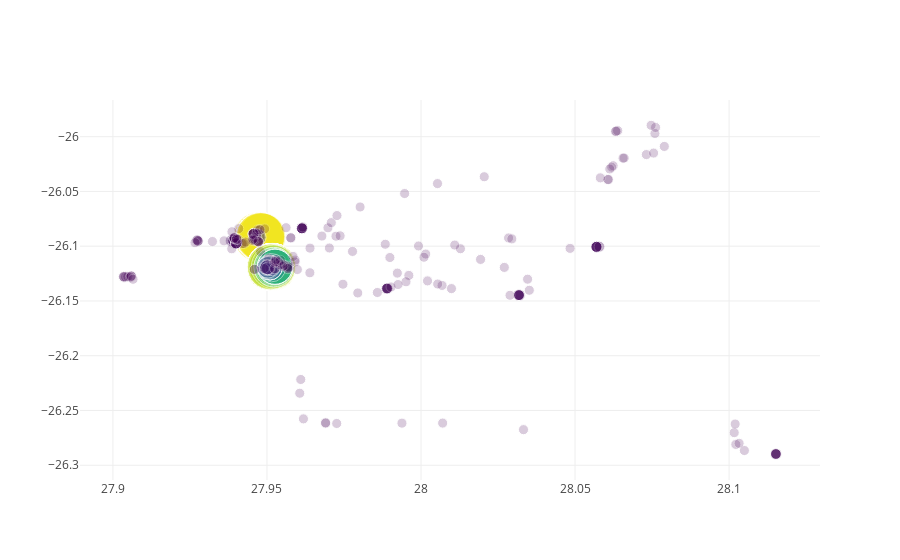

Source (notebook cell):
### Code cell
from plotly.offline import iplot, init_notebook_mode
import plotly.graph_objs as go
import plotly.io as pio

import os
import numpy as np

init_notebook_mode(connected=True)


N = 0
x = np.random.rand(N)
y = np.random.rand(N)
colors = np.random.rand(N)
sz = np.random.rand(N)*30

for i in sorted_scores:
    x = np.append(x, i.item['lon'])
    y = np.append(y, i.item['lat'])
    sz = np.append(sz, 10 + (i.total / 10))
    colors = np.append(colors, i.total)


fig = go.Figure()
fig.add_scatter(x=x,
                y=y,
                mode='markers',
                marker={'size': sz,
                        'color': colors,
                        'opacity': 0.2,
                        'colorscale': 'Viridis'
                       });
iplot(fig)

### Figure 1 — Plotly figure (JSON) as saved in the notebook; plotly's stock layout.template omitted (floating-point values rounded to 4 significant figures; data arrays with more than 128 entries replaced by an {"elided": "..."} marker saying what was removed)
{"data": [{"marker": {"color": {"elided": "1036 int values"}, "colorscale": "Viridis", "opacity": 0.2, "size": {"elided": "1036 float values"}}, "mode": "markers", "type": "scatter", "uid": "1a81455c-bb7f-11e8-9931-b06ebfc1b497", "x": {"elided": "1036 float values"}, "y": {"elided": "1036 float values"}}], "layout": {}}
